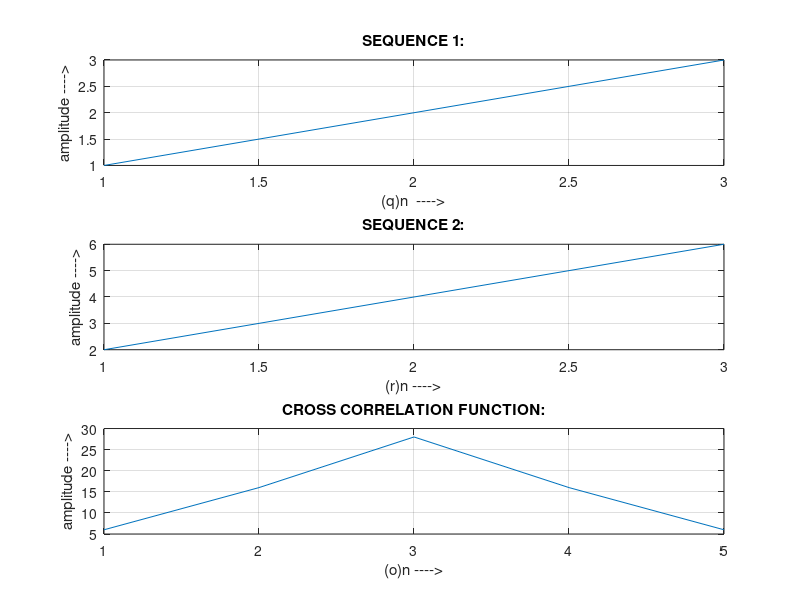

Reproduce this figure in MATLAB.
% PROGRAM TO SHOW CROSS CORRELATION FUNCTION
clc; clear all; close all;
%x=input('enter the sequence')....1
x=[1 2 3];   %....2
% either eq. 1 or 2 may be used to enter the value of sequence
y=[2 4 6];
z=xcorr(x,y);
figure;
subplot(3,1,1);
plot(x);
title('SEQUENCE 1:');
ylabel('amplitude ---->');
xlabel('(q)n  ---->');
grid on;
subplot(3,1,2);
plot(y);
title('SEQUENCE 2:');
ylabel('amplitude ---->');
xlabel('(r)n ---->');
grid on;
subplot(3,1,3);
plot(z);
ylabel('amplitude ---->');
xlabel('(o)n ---->');
title('CROSS CORRELATION FUNCTION:');
disp('the resultant signal is');
grid on;